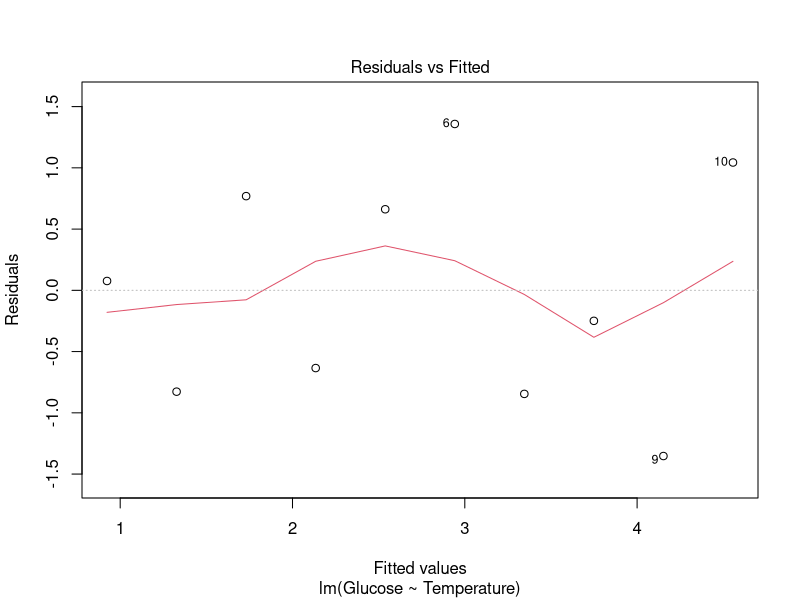
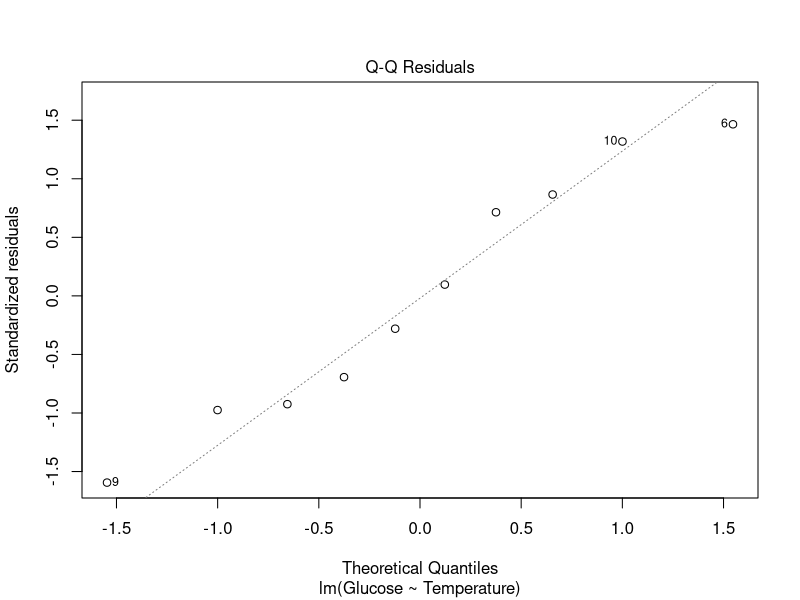
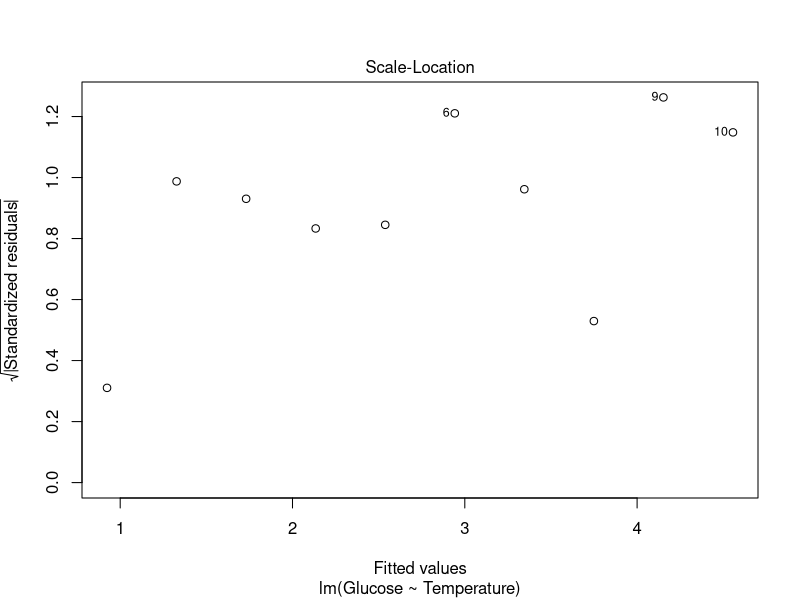
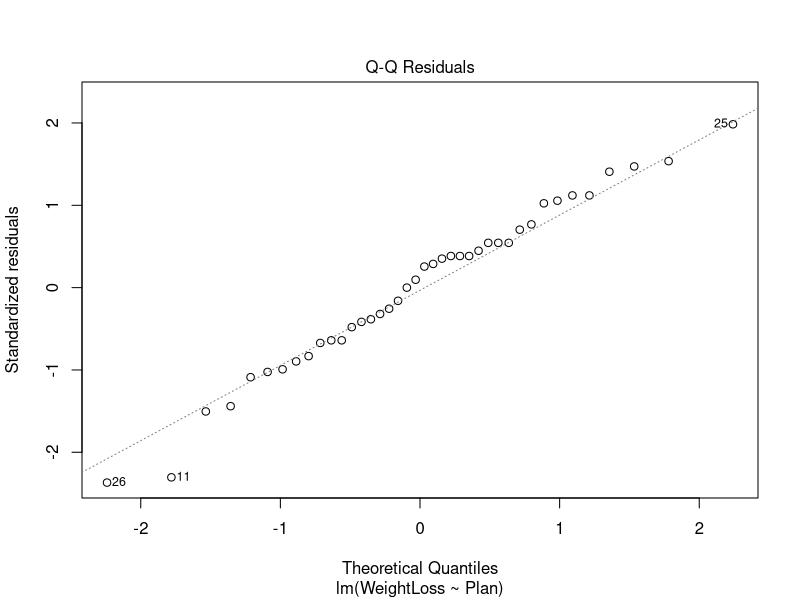
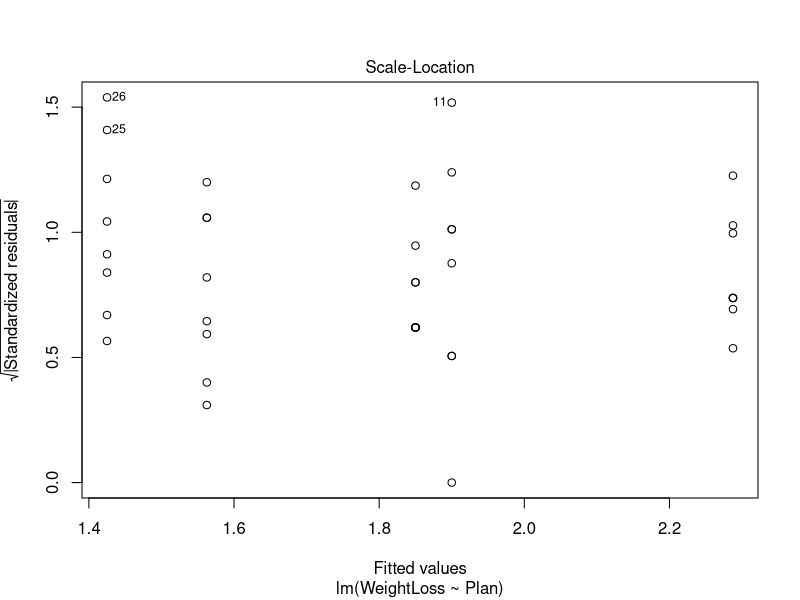

Generate these figures, in order, with R:
## ---- chunk 1
vicia_germ <- read.csv(file = "./data_csv/GLUCOSE.CSV")
## ---- chunk 2
vicia_model <- lm(Glucose ~ Temperature, data = vicia_germ)
## ---- chunk 3
plot(vicia_model, which = 1)
## ---- chunk 4
plot(vicia_model, which = 2)
## ---- chunk 5
plot(vicia_model, add.smooth = FALSE, which = 3)
## ---- chunk 6
diet_effects <- read.csv(file = "./data_csv/DIET_EFFECTS.CSV")
## ---- chunk 7
diets_model <- lm(WeightLoss ~ Plan, data = diet_effects)
## ---- chunk 8
plot(diets_model, which = 2)
## ---- chunk 9
plot(diets_model, which = 3, add.smooth = FALSE)
## ---- chunk 10
bartlett.test(WeightLoss ~ Plan, data = diet_effects)
